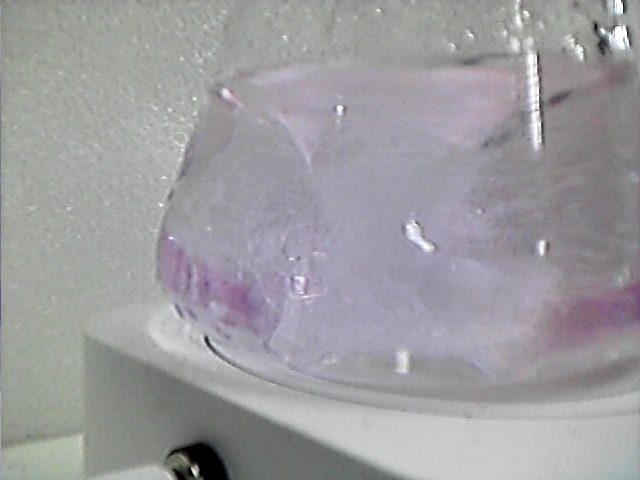
#> input picture data/colorless/1729998464.jpg, 640 x 480 px, given in place of 1729998464.jpg1729998464.jpg, which was not available
$ python -i trans.py   (imports and definitions only)
#> lines starting #> are read from the running program, lines starting #| are printed output that depends on the picture; pictures that were not available may be replaced by others from this repository, and a replacement may not be noted
#> in image_expansion, img is the input picture: PIL image 640x480 RGB; mean R, G, B 157.3, 156.3, 159.4
# -*- coding: utf-8 -*-

import os
import time
from PIL import Image,ImageChops,ImageEnhance
def image_reversal(img,savefilepath,save_filename):
    """ 图像翻转"""
#> called with savefilepath = 'out.png', save_filename = 'out1.png1.jpg'
    lr=img.transpose(Image.FLIP_LEFT_RIGHT) # 左右翻转
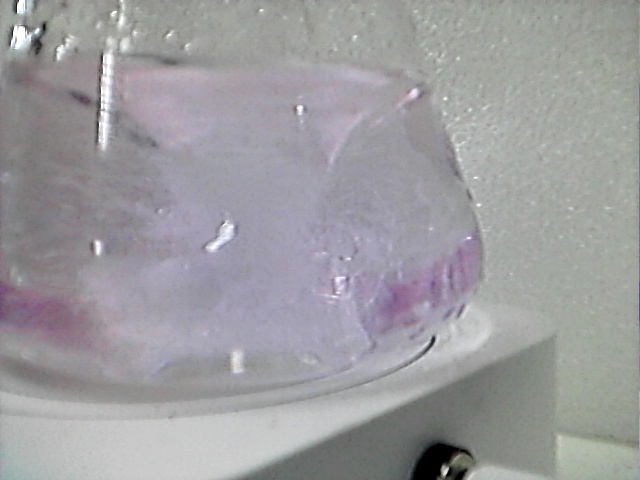
#> lr: PIL image 640x480 RGB; mean R, G, B 157.3, 156.3, 159.4
    ud=img.transpose(Image.FLIP_TOP_BOTTOM) # 上下翻转
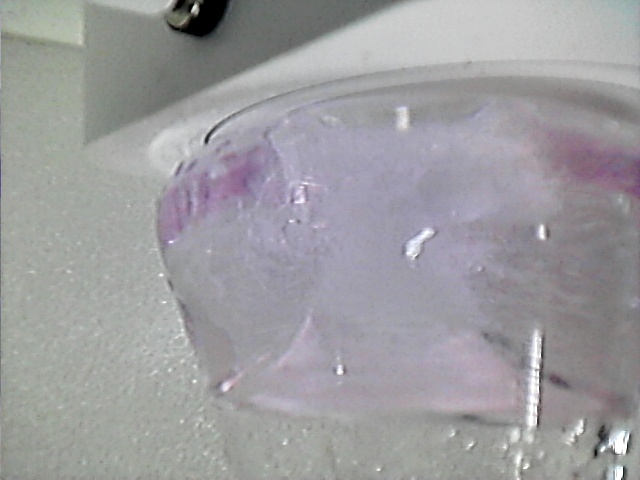
#> ud: PIL image 640x480 RGB; mean R, G, B 157.3, 156.3, 159.4
    lr.save(savefilepath+save_filename)
    ud.save(savefilepath+save_filename)


def image_rotation(img,savefilepath,save_filename):
    """图像旋转"""
#> called with savefilepath = 'out.png', save_filename = 'out1.png2.jpg'
    out1=img.rotate(40) # 旋转20度
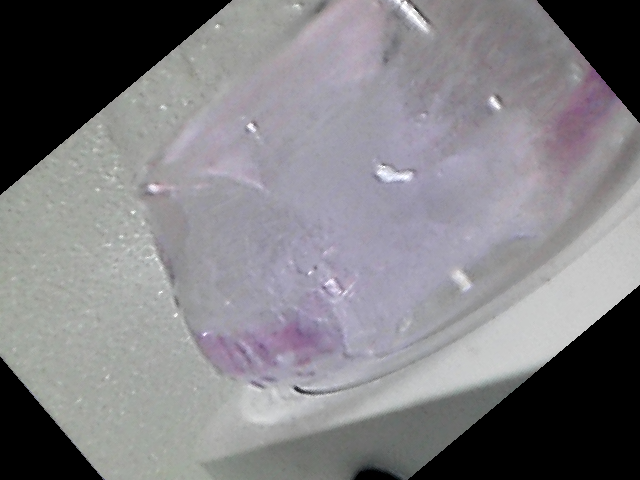
#> out1: PIL image 640x480 RGB; mean R, G, B 128.8, 127.4, 131.3
    out2=img.rotate(30) # 旋转30度
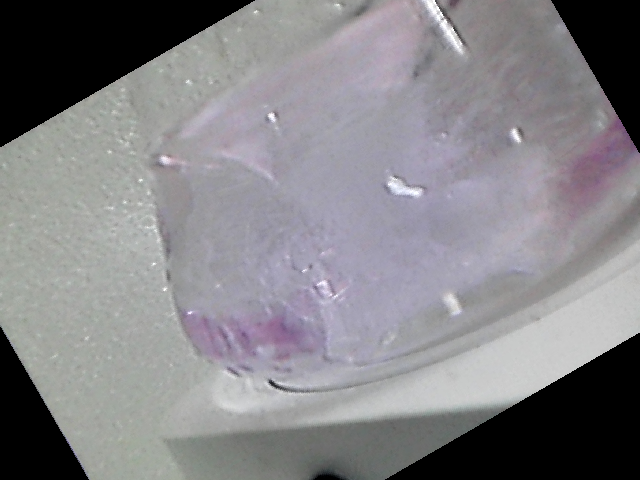
#> out2: PIL image 640x480 RGB; mean R, G, B 132.1, 130.8, 134.6
    out1.save(savefilepath+save_filename)
    out2.save(savefilepath+save_filename)


def image_translation(img,savefilepath,save_filename):
    """图像平移"""
#> called with savefilepath = 'out.png', save_filename = 'out1.png3.jpg'
    out3=ImageChops.offset(img,20,0) # 只沿X轴平移
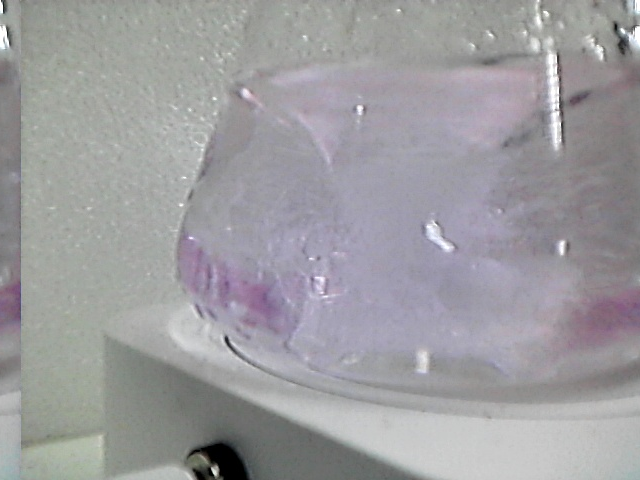
#> out3: PIL image 640x480 RGB; mean R, G, B 157.3, 156.3, 159.4
    out4=ImageChops.offset(img,0,20) # 只沿y轴平移
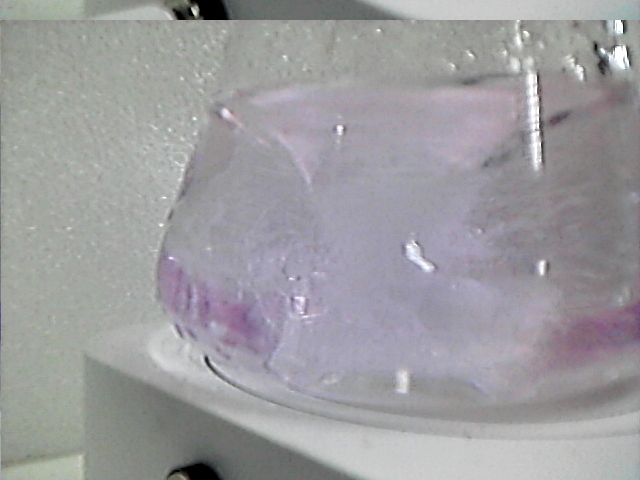
#> out4: PIL image 640x480 RGB; mean R, G, B 157.3, 156.3, 159.4
    out3.save(savefilepath+save_filename)
    out4.save(savefilepath+save_filename)


def image_brightness(img,savefilepath,save_filename):
    """亮度调整"""
    bri=ImageEnhance.Brightness(img)
    bri_img1=bri.enhance(0.8) # 小于1为减弱
    bri_img2=bri.enhance(1.2) # 大于1为增强
    bri_img1.save(savefilepath+save_filename)
    bri_img2.save(savefilepath+save_filename)


def image_chroma(img,savefilepath,save_filename):
    """色度调整"""
    col = ImageEnhance.Color(img)
    col_img1 = col.enhance(0.7) # 色度减弱
    col_img2 = col.enhance(1.3) # 色度增强
    col_img1.save(savefilepath+save_filename)
    col_img2.save(savefilepath+save_filename)


def image_contrast(img,savefilepath,save_filename):
    """对比度调整"""
    con=ImageEnhance.Contrast(img)
    con_img1=con.enhance(0.7) # 对比度减弱
    con_img2=con.enhance(1.3) # 对比度增强
    con_img1.save(savefilepath+save_filename)
    con_img2.save(savefilepath+save_filename)


def image_sharpness(img,savefilepath,save_filename):
    """锐度调整"""
    sha = ImageEnhance.Sharpness(img)
    sha_img1 = sha.enhance(0.5) # 锐度减弱
    sha_img2 = sha.enhance(1.5) # 锐度增强
    sha_img1.save(savefilepath+save_filename)
    sha_img2.save(savefilepath+save_filename)


# 定义扩充图片函数
def image_expansion(filepath,savefilepath,save_prefix):
    """
    :param filepath: 图片路径
    :param savefilepath: 扩充保存图片路径
    :param save_prefix: 图片前缀
    :return: 图片扩充数据集
    """
    i = 1
    for parent, dirnames, filenames in os.walk(filepath):
        for filename in filenames:
            image_path=filepath+filename
            print('正在扩充图片：%s' %filename)
            try:
                img=Image.open(image_path)
                if img.mode == "P":
                    img = img.convert('RGB')
                image_reversal(img,savefilepath,save_filename=save_prefix + str(i) + '.jpg')
                i += 1
                image_rotation(img,savefilepath,save_filename=save_prefix+str(i)+'.jpg')
                i += 1
                image_translation(img,savefilepath,save_filename=save_prefix+str(i)+'.jpg')
                i += 1
                # [6 lines of commented-out code are left out]
            except Exception as e:
                print(e)
                pass


# [14 lines not run here, left out]

>>> result = image_expansion('data/colorless/1729998464.jpg', 'out.png', 'out1.png')
